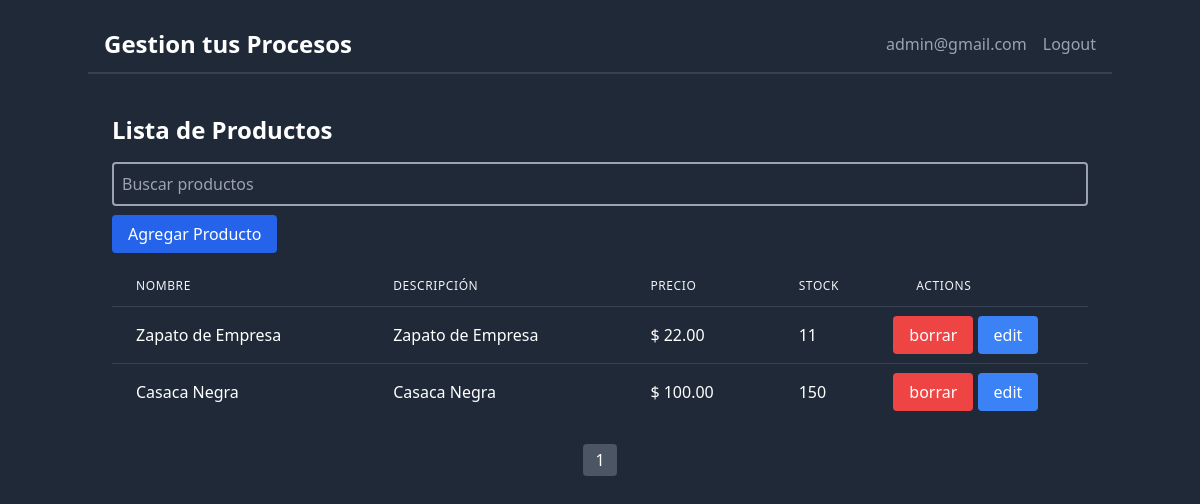
/inventory/ (signed in), run on the app's committed database.
### web/models.py (models this page shows, shortened)
class Product(models.Model):
    name = models.CharField(max_length=100,default=None)
    description = models.TextField(default=None)
    price = models.DecimalField(max_digits=10, decimal_places=2,default=None)
    stock = models.IntegerField(default=0)
    user = models.ForeignKey(User,on_delete=models.CASCADE,default=None)

### web/views.py (the view)
# urls.py: path('inventory/', views.view_inventory, name='view_inventory'),
def view_inventory(request):
    if request.method == 'POST':
        producto = request.POST['product']
        search_products = Product.objects.filter(name__startswith = producto)
        return render(request,'aplication/inventory.html',{'products':search_products})
    else:
        products = Product.objects.filter(user_id=request.user.id)
        paginator = Paginator(products,4)
        page = request.GET.get('page',1)
        products_page = paginator.page(page)
        return render(request,'aplication/inventory.html',{'products':products_page})

### web/templates/aplication/inventory.html (shortened to what this page needs)
{% extends 'base.html' %}
{% block inventory %}
  <div class="container mx-auto p-6">
    <h2 class="text-2xl font-bold mb-4 text-white">Lista de Productos</h2>
    <form method="POST" class="mb-4" action="{% url 'app:view_inventory' %}">
      <input type="text" name="product" placeholder="Buscar productos"  class="border-2 border-gray-400 p-2 rounded w-full bg-gray-800 text-white" />
    </form>
    <div class="mb-5">
      <a href="{% url 'app:view_inventory_form' %}" class="px-4 py-2 bg-blue-600 hover:bg-blue-700 rounded text-white">Agregar Producto</a>
    </div>
    <div class="overflow-x-auto">
      <table class="min-w-full divide-y divide-gray-700">
        <thead>
          <tr>
            <th class="px-6 py-3 bg-gray-800 text-left text-xs font-medium text-gray-100 uppercase tracking-wider">Nombre</th>
            <th class="px-6 py-3 bg-gray-800 text-left text-xs font-medium text-gray-100 uppercase tracking-wider">Descripción</th>
            <th class="px-6 py-3 bg-gray-800 text-left text-xs font-medium text-gray-100 uppercase tracking-wider">Precio</th>
            <th class="px-6 py-3 bg-gray-800 text-left text-xs font-medium text-gray-100 uppercase tracking-wider">Stock</th>
            <th class="px-6 py-3 bg-gray-800 text-left text-xs font-medium text-gray-100 uppercase tracking-wider">Actions</th>
          </tr>
        </thead>
        <tbody class="bg-gray-800 divide-y divide-gray-700 text-white">
          {% for product in products %}
            <tr>
              <td class="px-6 py-4 whitespace-nowrap">{{product.name}}</td>
              <td class="px-6 py-4 whitespace-nowrap">{{product.description}}</td>
              <td class="px-6 py-4 whitespace-nowrap">$ {{product.price}}</td>
              <td class="px-6 py-4 whitespace-nowrap">{{product.stock}}</td>
              <td>
                <a href="{% url 'app:view_inventory_delete' product.id %}" class="px-4 py-2 bg-red-500 hover:bg-red-700 rounded text-white">borrar</a>
                <a href="{% url 'app:view_inventory_edit' product.id %}" class="px-4 py-2 bg-blue-500 hover:bg-blue-700 rounded text-white">edit</a>
              </td>
            </tr>
          {%empty%}
            <h2 class="text-xl font-bold mb-4 text-white">No hay Producto</h2>
          {% endfor %}
        </tbody>
      </table>
    </div>
    <div class="mt-6">
      <div class="flex justify-center space-x-2">
        {% for num in products.paginator.page_range %}
          {% if products.number == num %}
            <span class="px-3 py-1 bg-gray-600 text-white rounded">{{ num }}</span>
          {% elif num > products.number|add:'-3' and num < products.number|add:'3' %}
            <a href="?page={{ num }}&q={{ query }}" class="px-3 py-1 bg-gray-800 text-gray-400 rounded">{{ num }}</a>
          {% endif %}
        {% endfor %}
      </div>
    </div>
  </div>
{% endblock %}

### web/templates/views/navbar.html
<header class="w-full py-4 bg-gray-800 ">
    <div class="container mx-auto flex justify-between items-center px-4 py-3 border-b-2 border-gray-700">
        <a href="{% url 'app:view_home' %}" class="text-2xl font-bold text-white">Gestion tus Procesos</a>
        <nav class="space-x-4 flex justify-center">
            <p class="text-gray-400 hover:text-white">
                {% if request.user and request.user.is_authenticated %}
                {{request.user.email}}
                {% endif %}
            </p>
            <a href="{% url 'app:view_logout' %}" class="text-gray-400 hover:text-white">Logout</a>
        </nav>
    </div>
</header>

### data on the page
Product: name "Zapato de Empresa", description "Zapato de Empresa", price "22.00", stock "11"
Product: name "Casaca Negra", description "Casaca Negra", price "100.00", stock "150"

### other printed values
{{ request.user.email }} "admin@gmail.com"
{{ num }} "1"
